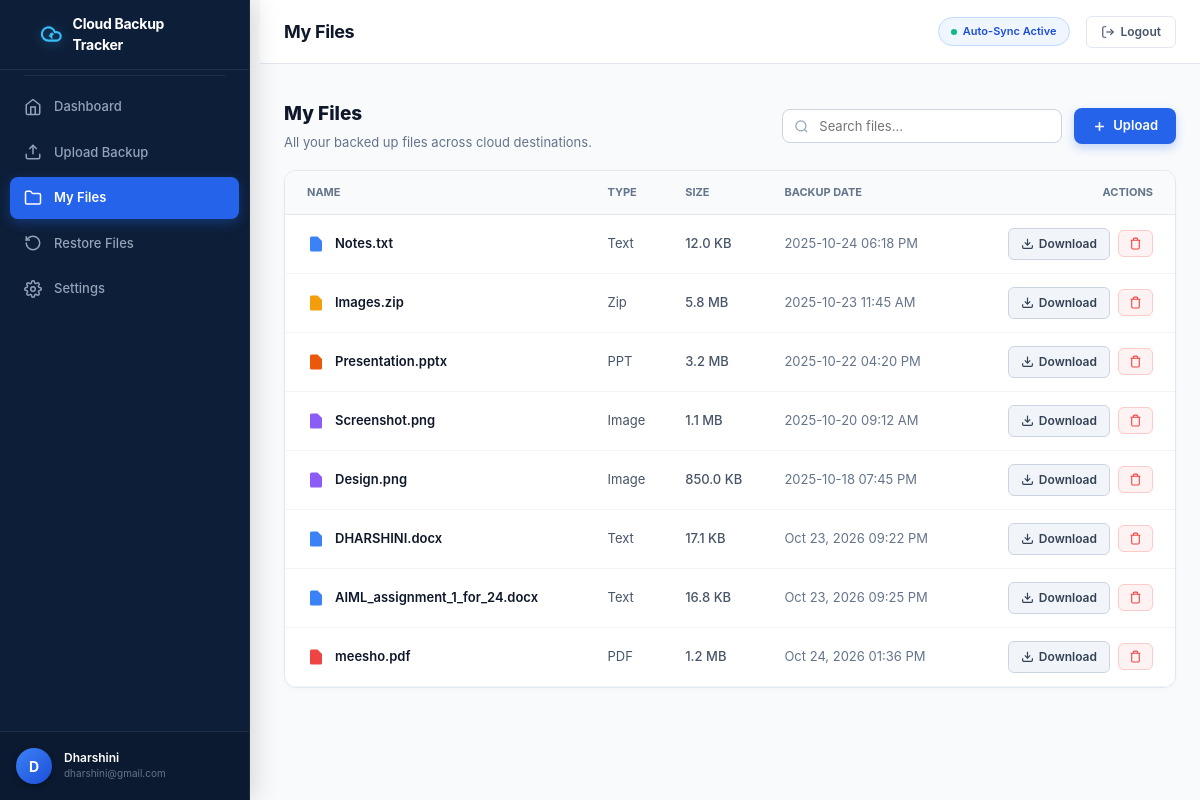
The page /files on the database its author committed.
### tables this page shows
CREATE TABLE backups (
            id INTEGER PRIMARY KEY AUTOINCREMENT,
            filename TEXT NOT NULL,
            original_name TEXT NOT NULL,
            file_size INTEGER NOT NULL,
            file_type TEXT NOT NULL,
            cloud_provider TEXT NOT NULL,
            storage_tier TEXT NOT NULL DEFAULT 'Standard',
            status TEXT NOT NULL DEFAULT 'Success',
            checksum TEXT,
            upload_time TEXT NOT NULL,
            notes TEXT
        );

### app.py (the view)
@app.route('/files')
def files_page():
    search_query = request.args.get('search', '').strip()
    category = request.args.get('category', 'All')
    files = database.get_all_backups(search=search_query, category=category)
    stats = database.get_stats()
    return render_template(
        'files.html',
        page_title="My Files",
        active_page="files",
        files=files,
        stats=stats,
        search_query=search_query
    )

### app.py (called while the page is built)
@app.context_processor
def inject_global_data():
    stats = database.get_stats()
    default_name = os.environ.get('DEMO_USER_NAME', 'Dharshini')
    default_email = os.environ.get('DEMO_USER_EMAIL', 'dharshini@gmail.com')
    user_name = session.get('user_name', default_name)
    user_email = session.get('user_email', default_email)
    is_logged_in = session.get('user_id') is not None
    notif_prefs = database.get_notification_preferences()
    return dict(
        system_stats=stats,
        current_user_name=user_name,
        current_user_email=user_email,
        is_logged_in=is_logged_in,
        notif_prefs=notif_prefs,
        current_year=2026
    )

### database.py (called while the page is built)
def get_db_connection():
    conn = sqlite3.connect(DB_PATH)
    conn.row_factory = sqlite3.Row
    return conn

def format_file_size(size_bytes):
    if size_bytes < 1024:
        return f"{size_bytes} B"
    elif size_bytes < 1024 * 1024:
        return f"{size_bytes / 1024:.1f} KB"
    elif size_bytes < 1024 * 1024 * 1024:
        return f"{size_bytes / (1024 * 1024):.1f} MB"
    else:
        return f"{size_bytes / (1024 * 1024 * 1024):.2f} GB"

def get_setting(key, default=None):
    conn = get_db_connection()
    row = conn.execute("SELECT value FROM storage_settings WHERE key = ?", (key,)).fetchone()
    conn.close()
    return row['value'] if row else default

def get_notification_preferences():
    email_notif = get_setting('notification_email', 'true').lower() == 'true'
    daily_reminder = get_setting('notification_daily_reminder', 'true').lower() == 'true'
    return {
        'email_notifications': email_notif,
        'daily_reminder': daily_reminder
    }

def get_all_backups(search='', category='All'):
    conn = get_db_connection()
    query = "SELECT * FROM backups WHERE 1=1"
    params = []
    if search:
        query += " AND (original_name LIKE ? OR notes LIKE ? OR file_type LIKE ?)"
        term = f"%{search}%"
        params.extend([term, term, term])
    if category != 'All':
        query += " AND file_type = ?"
        params.append(category)
    query += " ORDER BY id ASC"
    rows = conn.execute(query, params).fetchall()
    conn.close()
    result = []
    for r in rows:
        d = dict(r)
        d['file_size_formatted'] = format_file_size(d['file_size'])
        result.append(d)
    return result

### templates/files.html (shortened to what this page needs)
{% extends 'base.html' %}
{% block content %}
<div style="display: flex; flex-direction: column; gap: 18px;">
    <div style="display: flex; justify-content: space-between; align-items: center; flex-wrap: wrap; gap: 14px;">
        <div>
            <h2 style="font-size: 19px; font-weight: 800; color: #0f172a; margin: 0 0 4px 0;">My Files</h2>
            <p style="font-size: 13px; color: #64748b; margin: 0;">All your backed up files across cloud destinations.</p>
        </div>
        <div style="display: flex; align-items: center; gap: 12px;">
            <div style="position: relative; display: flex; align-items: center; width: 280px;">
                <input type="text" id="fileSearchInput" placeholder="Search files..." value="{{ search_query }}" style="width: 100%; padding: 8px 12px 8px 36px; border-radius: 8px; border: 1px solid #cbd5e1; font-size: 13px; outline: none; background: #ffffff; color: #0f172a;" onkeyup="filterFilesTable()">
            </div>
            <a href="{{ url_for('upload_page') }}" style="background: #2563eb; color: #ffffff; padding: 8px 18px; border-radius: 8px; font-size: 13px; font-weight: 600; text-decoration: none; display: flex; align-items: center; gap: 6px; box-shadow: 0 4px 10px rgba(37,99,235,0.25); white-space: nowrap;">
                <svg width="15" height="15" viewBox="0 0 24 24" fill="none" stroke="currentColor" stroke-width="2.5"><line x1="12" y1="5" x2="12" y2="19"/><line x1="5" y1="12" x2="19" y2="12"/></svg>
                Upload
            </a>
        </div>
    </div>
    <div style="background: #ffffff; border: 1px solid #e2e8f0; border-radius: 12px; box-shadow: 0 2px 6px rgba(0,0,0,0.02); overflow: hidden;">
        <div style="overflow-x: auto;">
            <table id="filesTable" style="width: 100%; border-collapse: collapse; font-size: 13px;">
                <thead>
                    <tr style="background: #f8fafc; border-bottom: 1px solid #e2e8f0;">
                        <th style="padding: 13px 22px; text-align: left; font-size: 11px; font-weight: 700; color: #64748b; text-transform: uppercase;">Name</th>
                        <th style="padding: 13px 16px; text-align: left; font-size: 11px; font-weight: 700; color: #64748b; text-transform: uppercase;">Type</th>
                        <th style="padding: 13px 16px; text-align: left; font-size: 11px; font-weight: 700; color: #64748b; text-transform: uppercase;">Size</th>
                        <th style="padding: 13px 16px; text-align: left; font-size: 11px; font-weight: 700; color: #64748b; text-transform: uppercase;">Backup Date</th>
                        <th style="padding: 13px 22px; text-align: right; font-size: 11px; font-weight: 700; color: #64748b; text-transform: uppercase;">Actions</th>
                    </tr>
                </thead>
                <tbody>
                    {% for file in files %}
                    <tr class="file-row" data-filename="{{ file.original_name | lower }}" style="border-bottom: 1px solid #f1f5f9; transition: background 0.15s;" onmouseover="this.style.background='#f8fafc'" onmouseout="this.style.background='transparent'">
                        <td style="padding: 13px 22px;">
                            <div style="display: flex; align-items: center; gap: 10px; font-weight: 600; color: #0f172a;">
                                {% if file.file_type == 'PDF' %}
                                    <svg style="color: #ef4444; flex-shrink: 0;" width="18" height="18" viewBox="0 0 24 24" fill="currentColor"><path d="M14 2H6a2 2 0 0 0-2 2v16a2 2 0 0 0 2 2h12a2 2 0 0 0 2-2V8z"/></svg>
                                {% elif file.file_type == 'Zip' %}
                                    <svg style="color: #f59e0b; flex-shrink: 0;" width="18" height="18" viewBox="0 0 24 24" fill="currentColor"><path d="M14 2H6a2 2 0 0 0-2 2v16a2 2 0 0 0 2 2h12a2 2 0 0 0 2-2V8z"/></svg>
                                {% elif file.file_type == 'Image' %}
                                    <svg style="color: #8b5cf6; flex-shrink: 0;" width="18" height="18" viewBox="0 0 24 24" fill="currentColor"><path d="M14 2H6a2 2 0 0 0-2 2v16a2 2 0 0 0 2 2h12a2 2 0 0 0 2-2V8z"/></svg>
                                {% elif file.file_type == 'PPT' %}
                                    <svg style="color: #ea580c; flex-shrink: 0;" width="18" height="18" viewBox="0 0 24 24" fill="currentColor"><path d="M14 2H6a2 2 0 0 0-2 2v16a2 2 0 0 0 2 2h12a2 2 0 0 0 2-2V8z"/></svg>
                                {% else %}
                                    <svg style="color: #3b82f6; flex-shrink: 0;" width="18" height="18" viewBox="0 0 24 24" fill="currentColor"><path d="M14 2H6a2 2 0 0 0-2 2v16a2 2 0 0 0 2 2h12a2 2 0 0 0 2-2V8z"/></svg>
                                {% endif %}
                                <span>{{ file.original_name }}</span>
                            </div>
                        </td>
                        <td style="padding: 13px 16px; color: #475569;">{{ file.file_type }}</td>
                        <td style="padding: 13px 16px; color: #475569; font-weight: 500;">{{ file.file_size_formatted }}</td>
                        <td style="padding: 13px 16px; color: #64748b;">{{ file.upload_time }}</td>
                        <td style="padding: 13px 22px; text-align: right;">
                            <div style="display: inline-flex; align-items: center; gap: 8px;">
                                <a href="{{ url_for('download_file', backup_id=file.id) }}"
                                   onclick="downloadBackup(event, {{ file.id }}, '{{ file.original_name }}')"
                                   download="{{ file.original_name }}"
                                   title="Download {{ file.original_name }}"
                                   style="background: #f1f5f9; border: 1px solid #cbd5e1; border-radius: 6px; padding: 6px 12px; color: #334155; text-decoration: none; font-size: 12px; font-weight: 600; display: inline-flex; align-items: center; gap: 5px; cursor: pointer; transition: all 0.2s ease;">
                                    <svg width="13" height="13" viewBox="0 0 24 24" fill="none" stroke="currentColor" stroke-width="2.2"><path d="M21 15v4a2 2 0 0 1-2 2H5a2 2 0 0 1-2-2v-4"/><polyline points="7 10 12 15 17 10"/><line x1="12" y1="15" x2="12" y2="3"/></svg>
                                    Download
                                </a>
                                <button onclick="deleteBackup({{ file.id }}, '{{ file.original_name }}')" title="Delete File" style="background: #fef2f2; border: 1px solid #fecaca; border-radius: 6px; padding: 6px 10px; color: #ef4444; font-size: 12px; cursor: pointer; display: inline-flex; align-items: center; gap: 4px;">
                                    <svg width="13" height="13" viewBox="0 0 24 24" fill="none" stroke="currentColor" stroke-width="2"><polyline points="3 6 5 6 21 6"/><path d="M19 6v14a2 2 0 0 1-2 2H7a2 2 0 0 1-2-2V6m3 0V4a2 2 0 0 1 2-2h4a2 2 0 0 1 2 2v2"/></svg>
                                </button>
                            </div>
                        </td>
                    </tr>
                    {% endfor %}
                </tbody>
            </table>
        </div>
    </div>
</div>
{% endblock %}

### static/css/style.css (style rules this page uses)
:root { --font-family: -apple-system, BlinkMacSystemFont, "Segoe UI", Roboto, "Inter", "Helvetica Neue", Arial, sans-serif; --primary: #2563eb; --primary-hover: #1d4ed8; --primary-light: #eff6ff; --primary-glow: rgba(37, 99, 235, 0.25); --cyan-accent: #06b6d4; --indigo-accent: #6366f1; --bg-body: #f8fafc; --bg-surface: #ffffff; --bg-subtle: #f1f5f9; --border-color: #e2e8f0; --border-light: #f1f5f9; --text-main: #0f172a; --text-muted: #64748b; --text-dim: #94a3b8; --text-white: #ffffff; --success: #10b981; --success-bg: #ecfdf5; --success-border: #a7f3d0; --warning: #f59e0b; --warning-bg: #fffbeb; --warning-border: #fde68a; --danger: #ef4444; --danger-bg: #fef2f2; --danger-border: #fecaca; --info: #3b82f6; --info-bg: #eff6ff; --info-border: #bfdbfe; --sidebar-bg: #0f172a; --sidebar-hover: #1e293b; --sidebar-text: #94a3b8; --sidebar-active-text: #38bdf8; --sidebar-active-bg: rgba(56, 189, 248, 0.12); --shadow-sm: 0 1px 2px 0 rgba(0, 0, 0, 0.05); --shadow-md: 0 4px 6px -1px rgba(0, 0, 0, 0.1), 0 2px 4px -1px rgba(0, 0, 0, 0.06); --shadow-lg: 0 10px 15px -3px rgba(0, 0, 0, 0.08), 0 4px 6px -2px rgba(0, 0, 0, 0.04); --shadow-xl: 0 20px 25px -5px rgba(0, 0, 0, 0.1), 0 10px 10px -5px rgba(0, 0, 0, 0.04); --radius-sm: 6px; --radius-md: 10px; --radius-lg: 14px; --radius-full: 9999px; --sidebar-width: 260px; --topbar-height: 70px; --transition-fast: 0.2s ease; }
*, *::before, *::after { box-sizing: border-box; margin: 0; padding: 0; }
body { font-family: var(--font-family); background-color: var(--bg-body); color: var(--text-main); line-height: 1.5; -webkit-font-smoothing: antialiased; min-height: 100vh; overflow-x: hidden; }
a { color: var(--primary); text-decoration: none; transition: color var(--transition-fast); }
button, input, select, textarea { font-family: inherit; }

### templates/base.html (style rules this page uses)
:root { --primary: #2563eb; --primary-hover: #1d4ed8; --sidebar-navy: #0d1e38; --sidebar-hover: #1b2e4b; --sidebar-active: #2563eb; --bg-body: #f8fafc; --card-border: #e2e8f0; }

### rows shown on the page
backups: original_name "Notes.txt", file_type "Text", file_size_formatted "12.0 KB", upload_time "2025-10-24 06:18 PM"
backups: original_name "Images.zip", file_type "Zip", file_size_formatted "5.8 MB", upload_time "2025-10-23 11:45 AM"
backups: original_name "Presentation.pptx", file_type "PPT", file_size_formatted "3.2 MB", upload_time "2025-10-22 04:20 PM"
backups: original_name "Screenshot.png", file_type "Image", file_size_formatted "1.1 MB", upload_time "2025-10-20 09:12 AM"
backups: original_name "Design.png", file_type "Image", file_size_formatted "850.0 KB", upload_time "2025-10-18 07:45 PM"
backups: original_name "DHARSHINI.docx", file_type "Text", file_size_formatted "17.1 KB", upload_time "Oct 23, 2026 09:22 PM"
backups: original_name "AIML_assignment_1_for_24.docx", file_type "Text", file_size_formatted "16.8 KB", upload_time "Oct 23, 2026 09:25 PM"
backups: original_name "meesho.pdf", file_type "PDF", file_size_formatted "1.2 MB", upload_time "Oct 24, 2026 01:36 PM"

### other values the page prints
{{ current_user_name[0] }} "D"
{{ current_user_name }} "Dharshini"
{{ current_user_email }} "dharshini@gmail.com"
{{ page_title }} "My Files"
